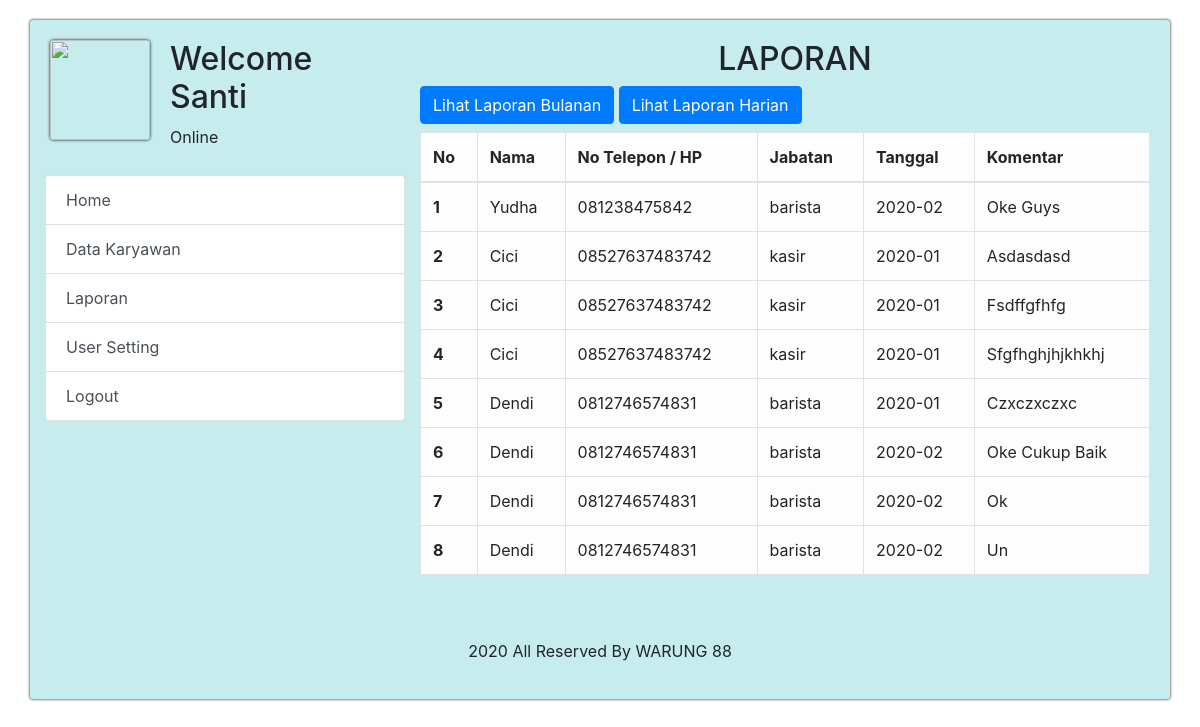
Page /admin/index.php?page=laporan/laporan.php (signed in) on the committed database.
### tables this page shows
CREATE TABLE `karyawan` (
  `id_kar` int(6) NOT NULL,
  `nama` varchar(50) NOT NULL,
  `alamat` varchar(50) NOT NULL,
  `notel` varchar(30) NOT NULL,
  `foto` text NOT NULL
);

CREATE TABLE `user` (
  `id_user` int(6) NOT NULL,
  `id_kar` int(6) NOT NULL,
  `username` varchar(30) NOT NULL,
  `password` varchar(30) NOT NULL,
  `role` varchar(20) NOT NULL
);

CREATE TABLE `ratingkami` (
  `id_rating` int(6) NOT NULL,
  `id_kar` int(6) NOT NULL,
  `tgl` text NOT NULL,
  `kebersihan` int(2) NOT NULL,
  `kerapian` int(2) NOT NULL,
  `pelayanan` int(2) NOT NULL,
  `keramahan` int(2) NOT NULL,
  `nama_customer` varchar(30) NOT NULL,
  `no_struk` float NOT NULL,
  `komentar` text NOT NULL
);

### admin/include/laporan/laporan.php (the view, shortened to what this page needs)
<div class="col-md-8">
    <h2 class="text-center text-uppercase">
        Laporan
    </h2>
    <div class="table-responsive" style="width: 730px;">
      <a href="?page=laporan/lap_bulanan.php" class="btn btn-primary mb-2">Lihat Laporan Bulanan</a>
      <a href="include/laporan/example.php" class="btn btn-primary mb-2">Lihat Laporan Harian</a>
      <table class="table table-bordered table-hover table-light">
            <thead>
                <tr>
                    <th scope="col">No</th>
                    <th scope="col">Nama</th>
                    <th scope="col">No Telepon / HP</th>
                    <th scope="col">Jabatan</th>
                    <th scope="col">Tanggal</th>
                    <th scope="col">Komentar</th>
                </tr>
            </thead>
            <tbody>
                <?php
                  include '../include/config.php';
                  $mysql = mysqli_query($db, "SELECT * FROM karyawan INNER JOIN ratingkami ON karyawan.id_kar = ratingkami.id_kar INNER JOIN user ON karyawan.id_kar = user.id_kar ORDER BY karyawan.id_kar DESC");
                  $no=1;
                  while ($ambil = mysqli_fetch_array($mysql)) {
                    $nama = $ambil['nama'];
                    $notel = $ambil['notel'];
                    $role1 = $ambil['role'];
                    $tgl = $ambil['tgl'];
                    $komentar = $ambil['komentar'];
                ?>
                <tr>
                    <th scope="row"><?= $no++; ?></th>
                    <td><?= $nama; ?></td>
                    <td><?= $notel; ?></td>
                    <td><?= $role1; ?></td>
                    <td class="text-capitalize"><?= $tgl; ?></td>
                    <td class="text-capitalize"><?= $komentar; ?></td>
                </tr>
              <?php } ?>
            </tbody>
        </table>
    </div>
</div>

### admin/index.php (shortened to what this page needs)
<?php
    include '../include/config.php';
    $username = $_SESSION['username'];
    $id_kar1 = $_SESSION['id_kar'];
    $sql = mysqli_query($db, "SELECT * FROM karyawan WHERE id_kar = '$id_kar1' ");
    $getting = mysqli_fetch_array($sql);
?>
<!DOCTYPE html>
<html lang="en">
<head>
    <link rel="stylesheet" href="../css/bootstrap.min.css">
    <link rel="stylesheet" href="../css/style.css">
</head>
<body>
    <div class="container container-wrapper">
        <div class="row">
          <div class="col-md-4">
          	<img src="../img/karyawan_img/<?= $foto=$getting['foto']; ?>" class="rounded img-responsive" style="width: 100px; height: 100px; margin: 0px 20px; float: left; box-shadow: 0px 0px 3px black;">
          	<h2 class="text-capitalize">
          		Welcome <?= $username;?>
          	</h2>
            <p>Online</p>
          	<div class="list-group" style="clear: both; position: relative; left: 15px; top: 10px;">
          	  <a href="index.php" class="list-group-item list-group-item-action">Home</a>
          	  <a href="?page=karyawan/karyawan.php" class="list-group-item list-group-item-action">Data Karyawan</a>
              <a href="?page=laporan/laporan.php" class="list-group-item list-group-item-action">Laporan</a>
          		<a href="?page=user/user.php" class="list-group-item list-group-item-action">User Setting</a>
          	  <a href="logout.php" class="list-group-item list-group-item-action">Logout</a>
          	</div>
          </div>
            <?php
                if ($_GET) {
                    $page=$_GET['page'];
                    include 'include/'.$page;
                } else {
                    include 'include/content.php';
                }
            ?>
        </div>
        <div class="col-md-12 text-center mt-5">
          <p>2020 All Reserved By WARUNG 88</p>
        </div>
    </div>
</body>
</html>

### css/style.css (style rules this page uses)
.container-wrapper { margin: 20px auto; box-shadow: 0px 0px 3px black; padding: 20px 0px; border-radius: 3px; background-color: #c7ecee; }

### rows in the picture
karyawan: nama "Yudha", notel "081238475842", user.role "barista", ratingkami.tgl "2020-02", ratingkami.komentar "Oke Guys"
karyawan: nama "Cici", notel "08527637483742", user.role "kasir", ratingkami.tgl "2020-01", ratingkami.komentar "Asdasdasd", ratingkami.komentar "Fsdffgfhfg", ratingkami.komentar "Sfgfhghjhjkhkhj"
karyawan: nama "Dendi", notel "0812746574831", user.role "barista", ratingkami.tgl "2020-01", ratingkami.komentar "Czxczxczxc", ratingkami.tgl "2020-02", ratingkami.komentar "Oke Cukup Baik", ratingkami.komentar "Ok", ratingkami.komentar "Un"

### other values in the picture
$username "Santi"
